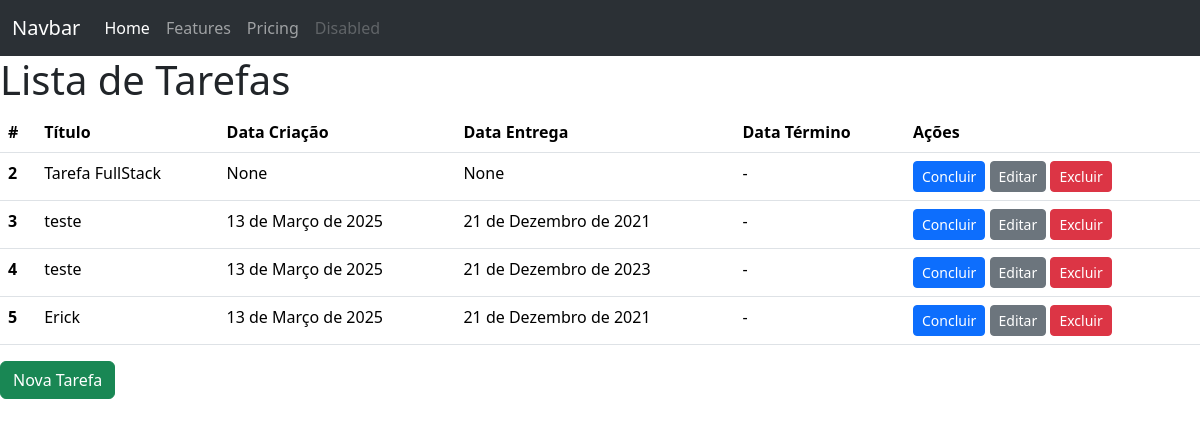
The app's page /, older data.
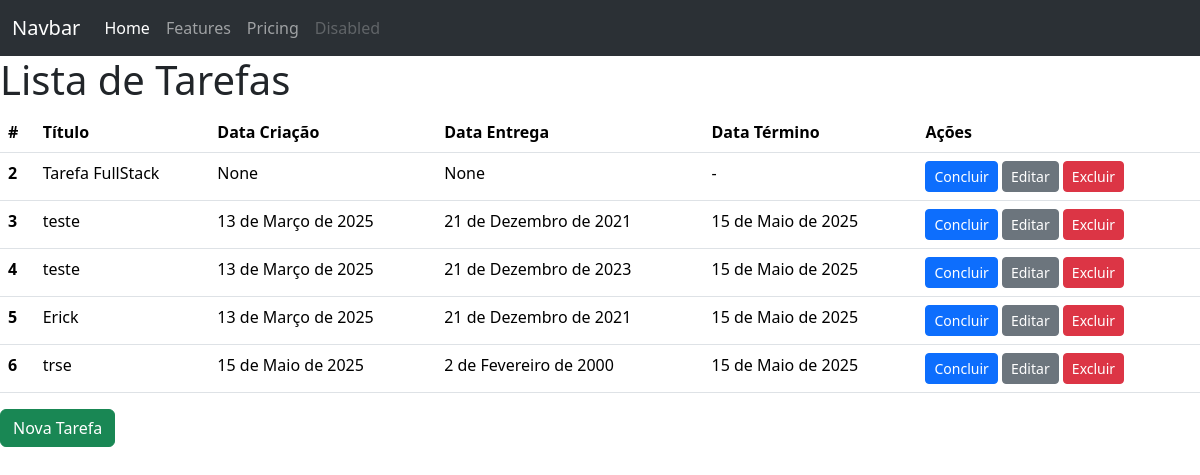
The same page, newer data.
### todos/models.py (models this page shows)
class Todo(models.Model):
    title = models.CharField(max_length=100, null=False, blank=False)
    created_at = models.DateField(auto_now_add=True, null=False, blank=False)
    deadline = models.DateField(null=False, blank=False)
    finished_at = models.DateField(null=True)

### todos/views.py (the view)
# urls.py: path('', TodoListView.as_view(), name="todo_list"),
class TodoListView(ListView):
    model = Todo

### todos/templates/todos/todo_list.html (shortened to what this page needs)
<!DOCTYPE html>
<html lang="en">
 <head>
 <link
 href="https://cdn.jsdelivr.net/npm/bootstrap@5.3.3/dist/css/bootstrap.min.css"
 rel="stylesheet"
 />
 </head>
 <body>
 <nav class="navbar navbar-expand-lg bg-body-tertiary" data-bs-theme="dark">
 <div class="container-fluid">
 <a class="navbar-brand" href="#">Navbar</a>
 <div class="collapse navbar-collapse" id="navbarNavAltMarkup">
 <div class="navbar-nav">
 <a class="nav-link active" aria-current="page" href="#">Home</a>
 <a class="nav-link" href="#">Features</a>
 <a class="nav-link" href="#">Pricing</a>
 <a class="nav-link disabled" aria-disabled="true">Disabled</a>
 </div>
 </div>
 </div>
 </nav>
 <main>
 <h1>Lista de Tarefas</h1>
 <table class="table">
 <thead>
 <tr>
 <th scope="col">#</th>
 <th scope="col">Título</th>
 <th scope="col">Data Criação</th>
 <th scope="col">Data Entrega</th>
 <th scope="col">Data Término</th>
 <th scope="col">Ações</th>
 </tr>
 </thead>
 <tbody>
 {% for todo in object_list %}
 <tr>
 <th scope="row">{{ todo.id }}</th>
 <td>{{ todo.title }}</td>
 <td>{{ todo.created_at }}</td>
 <td>{{ todo.deadline }}</td>
 <td>{{ todo.finished_at | default:"-"}}</td>
 <td>
 <a href="{% url 'todo_complete' pk=todo.pk %}" class="btn btn-primary btn-sm">Concluir</a>
 <a href="{% url 'todo_update' pk=todo.pk %}" class="btn btn-secondary btn-sm">Editar</a>
 <a href="{% url 'todo_delete' pk=todo.pk %}" class="btn btn-danger btn-sm">Excluir</a>
 </td>
 </tr>
 {% endfor %}
 </tbody>
 </table>
 <a href="{% url 'todo_create' %}" class="btn btn-success">Nova Tarefa</a>
 </main>
 </body>
</html>

Row changes from the older to the newer data that the page shows:
changed Todo id 3: finished_at "-" → "15 de Maio de 2025"
changed Todo "21 de Dezembro de 2023": finished_at "-" → "15 de Maio de 2025"
changed Todo "Erick": finished_at "-" → "15 de Maio de 2025"
added Todo: id "6", title "trse", created_at "15 de Maio de 2025", deadline "2 de Fevereiro de 2000", finished_at "15 de Maio de 2025"
